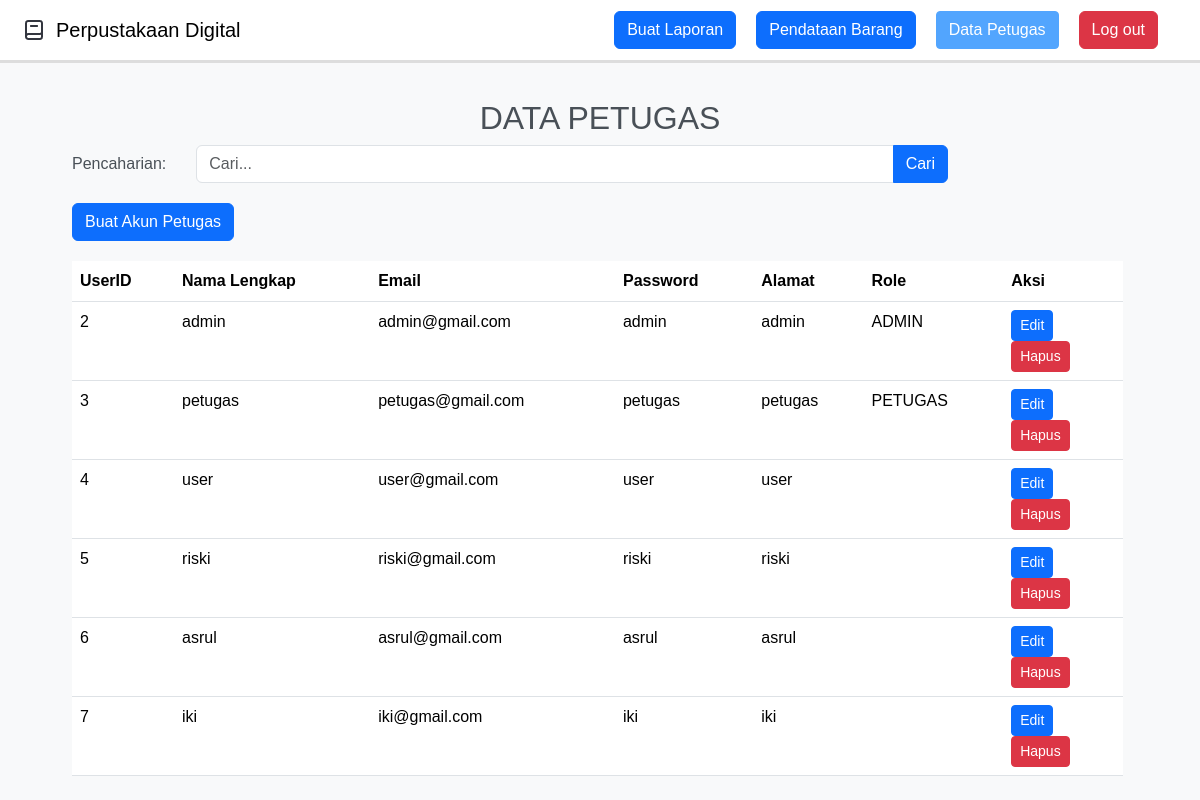
Screenshot of /admin/dataanggota.php with the database file from the repository.
### tables this page shows
CREATE TABLE `user` (
  `UserID` int(11) NOT NULL,
  `Username` varchar(255) NOT NULL,
  `Password` varchar(255) NOT NULL,
  `Email` varchar(255) NOT NULL,
  `NamaLengkap` varchar(255) NOT NULL,
  `Alamat` text NOT NULL,
  `level` varchar(50) NOT NULL
);

### admin/dataanggota.php (the view, shortened to what this page needs)
<?php
include "../function.php";
if (isset($_GET['cari'])) {
    $pencaharian = $_GET['cari'];
    $query = "SELECT * FROM user WHERE (UserID LIKE '%$pencaharian%' OR NamaLengkap LIKE '%$pencaharian%' OR Email LIKE '%$pencaharian%' OR Password LIKE '%$pencaharian%' OR Alamat LIKE '%$pencaharian%') ORDER BY UserID ASC";
} else {
    $query = "SELECT * FROM user ORDER BY UserID ASC";
}
$tampil = mysqli_query($conn, $query);
?>
<!DOCTYPE html>
<html lang="en">
<head>
    <link href="https://cdn.jsdelivr.net/npm/bootstrap@5.3.2/dist/css/bootstrap.min.css" rel="stylesheet">
</head>
<body>
    <nav class="navbar navbar-expand-lg navbar-box sticky-top">
        <div class="container-fluid">
            <img src="img/Book.png" alt="Logo" class="navbar-logo">
            <a class="navbar-brand" href="admin.html">Perpustakaan Digital</a>
            <div class="collapse navbar-collapse" id="navbarSupportedContent">
                <div class="d-flex align-items-center ms-auto">
                    <div class="ms-2">
                        <button class="btn btn-primary" onclick="window.location.href='buatlaporan.php'">Buat
                            Laporan</button>
                        <button class="btn btn-primary" onclick="window.location.href='pendataanbarang.php'">Pendataan
                            Barang</button>
                        <button class="btn1" onclick="window.location.href='dataanggota.php'">Data
                            Petugas</button>
                        <button class="btn btn-danger" onclick="window.location.href='../home.php'">Log
                            out</button>
                    </div>
                </div>
            </div>
        </div>
    </nav>
    <h2>DATA PETUGAS</h2>
    <div class="container">
        <form method="GET" action="dataanggota.php">
            <div class="search-bar">
                <label for="cari">Pencaharian:</label>
                <div class="input-group">
                    <input type="text" id="cari" name="cari" class="form-control" value="<?php echo isset($_GET['cari']) ? $_GET['cari'] : ''; ?>" placeholder="Cari...">
                    <button type="submit" class="btn btn-primary">Cari</button>
                </div>
            </div>
        </form>
        <button class="btn btn-primary" onclick="window.location.href='daftaranggota.html'">Buat Akun Petugas</button>
        <div class="table-container">
            <table class="table">
                <thead>
                    <tr>
                        <th>UserID</th>
                        <th>Nama Lengkap</th>
                        <th>Email</th>
                        <th>Password</th>
                        <th>Alamat</th>
                        <th>Role</th>
                        <th class="table-actions">Aksi</th>
                    </tr>
                </thead>
                <tbody>
                    <?php
                    while ($data = mysqli_fetch_array($tampil)) {
                        $UserID = $data['UserID'];
                        $NamaLengkap = $data['NamaLengkap'];
                        $Email = $data['Email'];
                        $Password = $data['Password'];
                        $Alamat = $data['Alamat'];
                        $level = $data['level'];
                    ?>
                        <tr>
                            <td><?= $UserID; ?></td>
                            <td><?= $NamaLengkap; ?></td>
                            <td><?= $Email; ?></td>
                            <td><?= $Password; ?></td>
                            <td><?= $Alamat; ?></td>
                            <td><?= $level; ?></td>
                            <td>
                                <button class="btn btn-sm btn-primary" onclick="window.location.href='editanggota.php?UserID=<?= $UserID; ?>'">Edit</button>
                                <button class="btn btn-sm btn-danger" onclick="hapusData(<?= $UserID; ?>)">Hapus</button>
                            </td>
                        </tr>
                    <?php
                    }
                    ?>
                </tbody>
            </table>
        </div>
    </div>
</body>
</html>

### admin/dataanggota.php (style rules this page uses)
body { background-color: #f8f9fa; color: #495057; font-family: Arial, sans-serif; }
.container { max-width: 75%; margin-left: 5%; margin-right: 5%; }
h2 { text-align: center; margin-top: 3%; }
.table-container { margin-top: 20px; width: 120%; }
.table-actions { width: 120px; }
.search-bar { display: flex; align-items: center; justify-content: space-between; margin-bottom: 20px; }
.search-bar label { margin-right: 30px; }
.navbar-box { background-color: #ffffff; padding: 10px; border-bottom: 3px solid #ddd; }
.navbar-logo { max-height: 40px; margin-right: 10px; }
.btn1 { background-color: #52a5fe; color: #fff; border: 1px solid #52a5fe; padding: 0.375rem 0.75rem; font-size: 1rem; line-height: 1.5; border-radius: 0.25rem; cursor: pointer; }
.navbar .ms-2 { display: flex; align-items: center; }
.navbar .ms-2 .btn { margin-right: 20px; }
.navbar .ms-2 .btn1 { margin-right: 20px; }

### rows the page displays
user: UserID "2", NamaLengkap "admin", Email "admin@gmail.com", Password "admin", Alamat "admin", level "ADMIN"
user: UserID "3", NamaLengkap "petugas", Email "petugas@gmail.com", Password "petugas", Alamat "petugas", level "PETUGAS"
user: UserID "4", NamaLengkap "user", Email "user@gmail.com", Password "user", Alamat "user"
user: UserID "5", NamaLengkap "riski", Email "riski@gmail.com", Password "riski", Alamat "riski"
user: UserID "6", NamaLengkap "asrul", Email "asrul@gmail.com", Password "asrul", Alamat "asrul"
user: UserID "7", NamaLengkap "iki", Email "iki@gmail.com", Password "iki", Alamat "iki"
